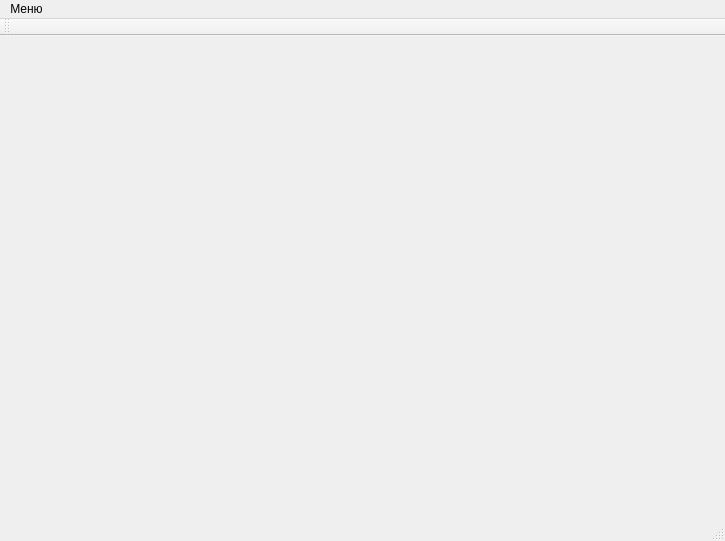
<?xml version="1.0" encoding="UTF-8"?>
<ui version="4.0">
 <class>RunningBitton</class>
 <widget class="QMainWindow" name="RunningBitton">
  <property name="geometry">
   <rect>
    <x>0</x>
    <y>0</y>
    <width>725</width>
    <height>541</height>
   </rect>
  </property>
  <property name="minimumSize">
   <size>
    <width>100</width>
    <height>100</height>
   </size>
  </property>
  <property name="windowTitle">
   <string>RunningBitton</string>
  </property>
  <widget class="QWidget" name="centralWidget"/>
  <widget class="QMenuBar" name="menuBar">
   <property name="geometry">
    <rect>
     <x>0</x>
     <y>0</y>
     <width>725</width>
     <height>26</height>
    </rect>
   </property>
   <widget class="QMenu" name="menuButton">
    <property name="title">
     <string>Меню</string>
    </property>
    <addaction name="exitButton"/>
   </widget>
   <addaction name="menuButton"/>
  </widget>
  <widget class="QToolBar" name="mainToolBar">
   <attribute name="toolBarArea">
    <enum>TopToolBarArea</enum>
   </attribute>
   <attribute name="toolBarBreak">
    <bool>false</bool>
   </attribute>
  </widget>
  <widget class="QStatusBar" name="statusBar"/>
  <action name="exitButton">
   <property name="text">
    <string>Выход</string>
   </property>
  </action>
 </widget>
 <layoutdefault spacing="6" margin="11"/>
 <resources/>
 <connections/>
</ui>
